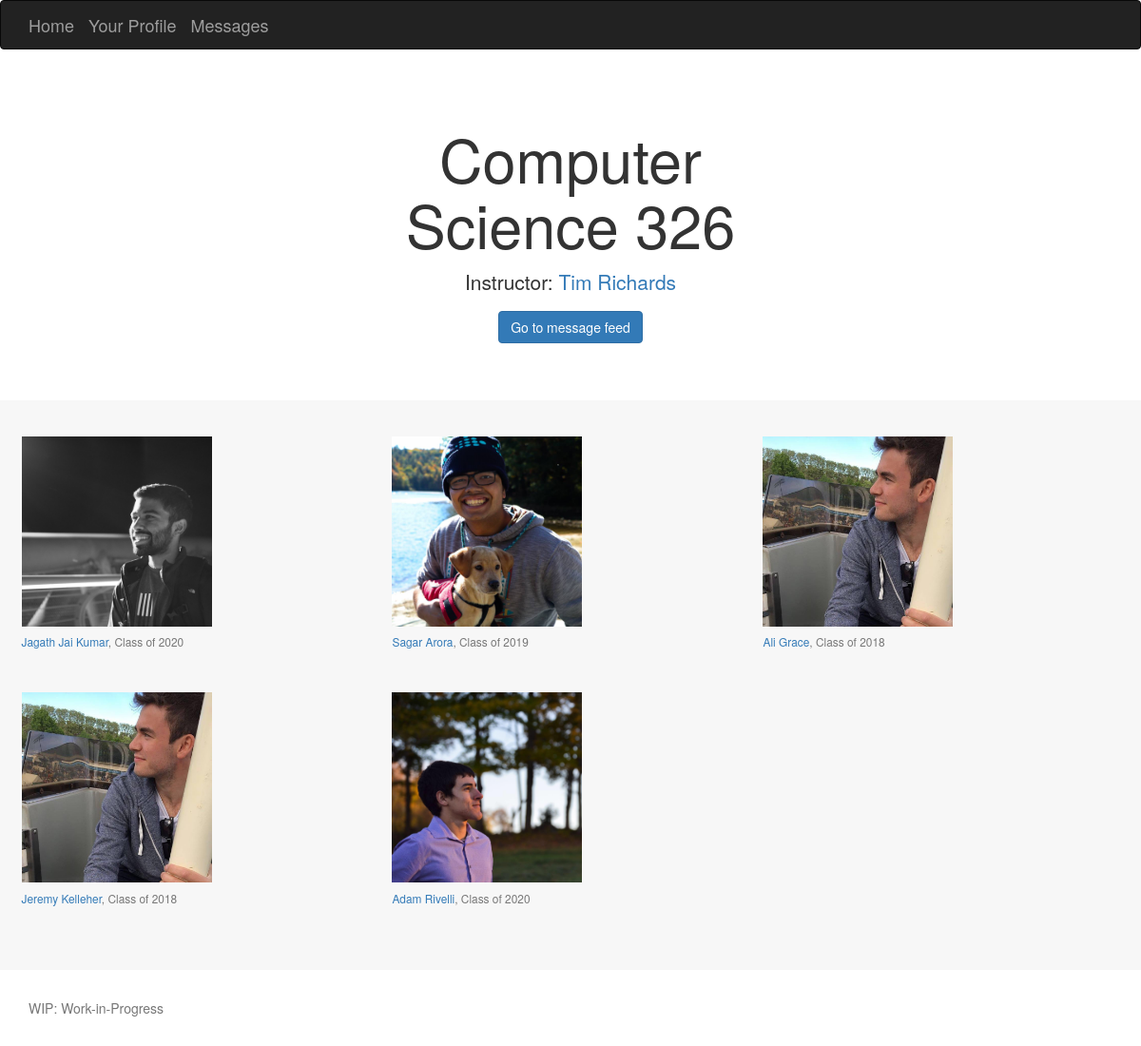
The app's page /Tibl/classpage/1 with its own data.
### Tibl/models.py (models this page shows, shortened)
class Department(models.Model):
	name = models.CharField(max_length=60)
	abbreviation = models.CharField(max_length=10)
	def __str__(self):
		return self.name

class Course(models.Model):
	department = models.ForeignKey('Department', on_delete=models.SET_NULL, null=True)
	name = models.CharField(max_length=200, null=True)
	number = models.CharField(max_length=10)

class Teacher(models.Model):
	full_name = models.CharField(max_length=60)
	department = models.ForeignKey('Department', on_delete=models.SET_NULL, null=True)
	profile_picture = models.ImageField(upload_to="profile_pictures")

class Student(models.Model):
	full_name = models.CharField(max_length=60)
	grad_year = models.IntegerField()
	profile_picture = models.ImageField(upload_to="profile_pictures")

### Tibl/views.py (the view)
# urls.py: path('classpage/<int:num_>', views.classpage, name='class'),
def classpage(request, num_):
    section = Section.objects.get(id=num_)
    year = section.year
    season = section.season
    teachers_list = section.teachers.all()
    course = section.course
    course_name = course.name
    course_number = course.number
    course_department = course.department
    students_list = section.students.all()
    return render(
        request,
        'classpage.html',
        context={'students':students_list, 'year':year, 'season':season, 'teachers':teachers_list, 'name':course_name, 'department':course_department, 'number':course_number }
    )

### Tibl/templates/classpage.html
{% extends "base_generic.html" %}
{% block content %}
{% load static %}
  <link rel="stylesheet" href="{% static 'css/classpage.css' %}">
  <body>
    <section class="jumbotron text-center">
      <div class="container">
        <h1 class="jumbotron-heading">{{ department }} {{ number }}</h1>
        {% for teacher in teachers %}
        <p>Instructor: <a href="#">{{ teacher.full_name }}</a></p>
        {% endfor %}
        <p>
          <a href="/" class="btn btn-primary">Go to message feed</a>
        </p>
      </div>
    </section>
    <div class="album text-muted">
      <div class="container">
        <div class="row">
          {% for student in students %}
          <div class="card">
              <img src="{% static student.profile_picture.url  %}" alt="pic1">
            <p class="card-text"><a href="{% url 'friendprofile' student.id %}">{{ student.full_name }}</a>, Class of {{ student.grad_year }}</p>
          </div>
          {% endfor %}
        </div>
      </div>
    </div>
{% endblock %}

### Tibl/static/css/classpage.css (style rules this page uses)
body { min-height: 50rem; }
.jumbotron { padding-top: 6rem; padding-bottom: 6rem; margin-bottom: 0; background-color: #fff; }
.jumbotron p:last-child { margin-bottom: 0; }
.jumbotron-heading { font-weight: 300; }
.jumbotron .container { max-width: 50rem; }
.album { min-height: 50rem; padding-top: 3rem; padding-bottom: 3rem; background-color: #f7f7f7; }
.card { float: left; width: 33.333%; padding: .75rem; margin-bottom: 2rem; border: 0; }
.card > img { margin-bottom: .75rem; height:200px; }
.card-text { font-size: 85%; }

### records on screen
Department: name "Computer Science"
Course: number "326"
Teacher: full_name "Tim Richards"
Student: profile_picture (picture), full_name "Jagath Jai Kumar", grad_year "2020"
Student: profile_picture (picture), full_name "Sagar Arora", grad_year "2019"
Student: profile_picture (picture), full_name "Ali Grace", grad_year "2018"
Student: profile_picture (picture), full_name "Jeremy Kelleher", grad_year "2018"
Student: profile_picture (picture), full_name "Adam Rivelli", grad_year "2020"
